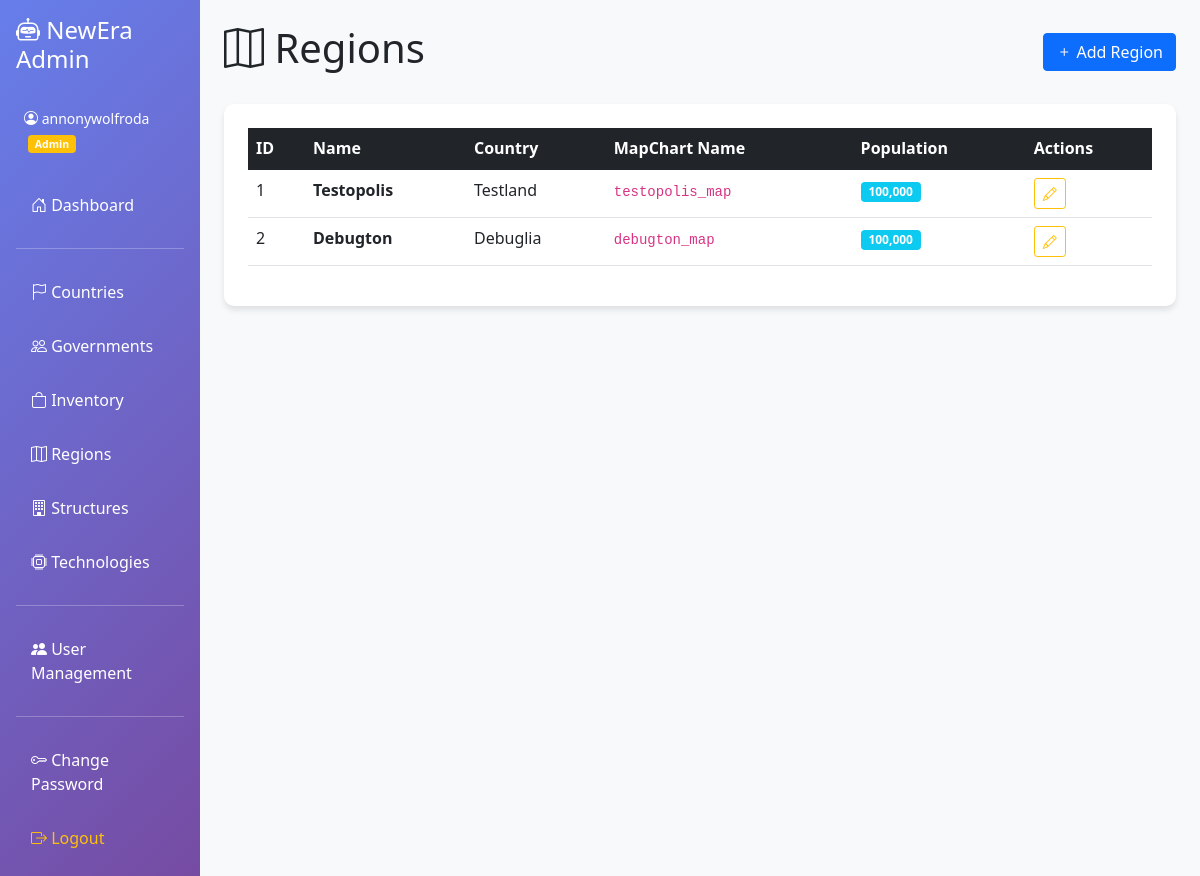
The page /regions (signed in) on the database its author committed.
### admin-panel/app.py (models this page shows)
class Region(db.Model):
    __tablename__ = "Regions"
    region_id = db.Column(db.Integer, primary_key=True, autoincrement=True)
    country_id = db.Column(db.String)
    name = db.Column(db.String, nullable=False)
    mapchart_name = db.Column(db.String, nullable=False)
    population = db.Column(db.Integer, default=0, nullable=False)

class Country(db.Model):
    __tablename__ = "Countries"
    country_id = db.Column(db.Integer, primary_key=True, autoincrement=True)
    role_id = db.Column(db.String, nullable=False)
    name = db.Column(db.String, nullable=False)
    public_channel_id = db.Column(db.String, nullable=False)
    secret_channel_id = db.Column(db.String)
    last_bilan = db.Column(db.String)

### admin-panel/app.py (the view)
@app.route("/regions")
@login_required
def regions():
    regions = Region.query.all()
    countries = Country.query.all()
    return render_template("regions.html", regions=regions, countries=countries)

### admin-panel/app.py (called while the page is built)
def login_required(f):
    @wraps(f)
    def decorated_function(*args, **kwargs):
        if "user_id" not in session:
            flash("Please log in to access this page.", "error")
            return redirect(url_for("login"))
        return f(*args, **kwargs)
    return decorated_function

### admin-panel/templates/regions.html (shortened to what this page needs)
{% extends "base.html" %}
{% block content %}
<div class="d-flex justify-content-between align-items-center mb-4">
  <h1><i class="bi bi-map"></i> Regions</h1>
  <a href="/regions/add" class="btn btn-primary">
    <i class="bi bi-plus"></i> Add Region
  </a>
</div>
<div class="content-card p-4">
  <div class="table-responsive">
    <table class="table table-hover">
      <thead class="table-dark">
        <tr>
          <th>ID</th>
          <th>Name</th>
          <th>Country</th>
          <th>MapChart Name</th>
          <th>Population</th>
          <th>Actions</th>
        </tr>
      </thead>
      <tbody>
        {% for region in regions %}
        <tr>
          <td>{{ region.region_id }}</td>
          <td><strong>{{ region.name }}</strong></td>
          <td>
            {% if region.country_id %}
              {% for country in countries %}
                {% if country.country_id|string == region.country_id|string %}
                  {{ country.name }}
                {% endif %}
              {% endfor %}
            {% else %}
              <em class="text-muted">Unassigned</em>
            {% endif %}
          </td>
          <td><code>{{ region.mapchart_name }}</code></td>
          <td><span class="badge bg-info">{{ "{:,}".format(region.population) }}</span></td>
          <td>
            <a href="/regions/edit/{{ region.region_id }}" class="btn btn-outline-warning btn-sm">
              <i class="bi bi-pencil"></i>
            </a>
          </td>
        </tr>
        {% else %}
        <tr>
          <td colspan="6" class="text-center text-muted">No regions found</td>
        </tr>
        {% endfor %}
      </tbody>
    </table>
  </div>
</div>
{% endblock %}

### admin-panel/templates/base.html (style rules this page uses)
.content-card { background: white; border-radius: 10px; box-shadow: 0 4px 6px rgba(0, 0, 0, 0.1); }

### rows shown on the page
Region: region_id "1", name "Testopolis", mapchart_name "testopolis_map", population "100,000"
Country: name "Testland"
Region: region_id "2", name "Debugton", mapchart_name "debugton_map", population "100,000"
Country: name "Debuglia"

### other values the page prints
{{ session.username }} "annonywolfroda"
